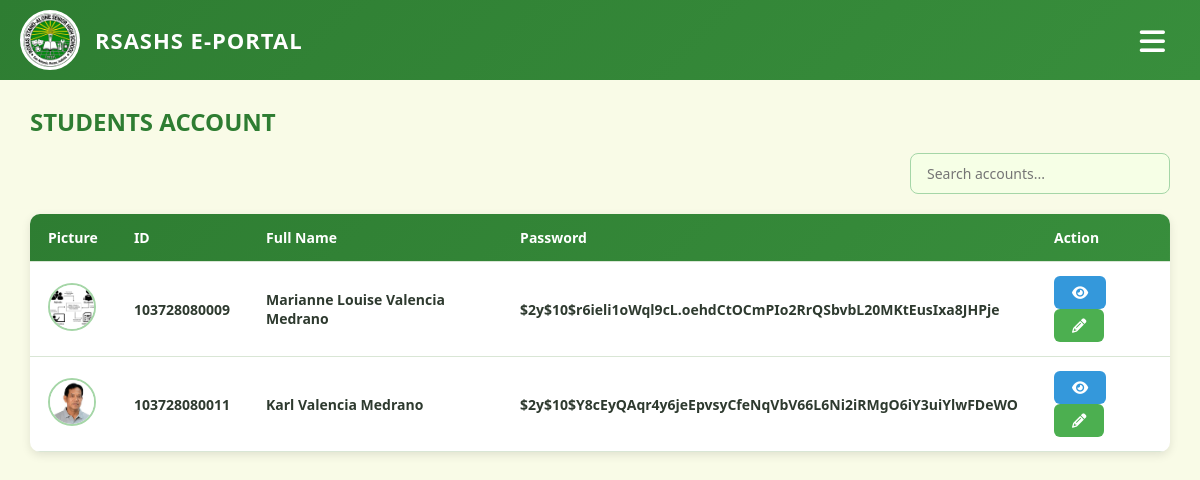
/admin_account.php, run on the app's committed database.
### tables this page shows
CREATE TABLE `students` (
  `id` int(11) NOT NULL,
  `student_id` varchar(20) NOT NULL,
  `first_name` varchar(50) NOT NULL,
  `middle_name` varchar(50) NOT NULL,
  `last_name` varchar(50) NOT NULL,
  `extension_name` varchar(20) DEFAULT NULL,
  `gender` varchar(10) NOT NULL,
  `birthday` date NOT NULL,
  `contact` varchar(20) NOT NULL,
  `email` varchar(100) NOT NULL,
  `address` text NOT NULL,
  `last_school` varchar(100) NOT NULL,
  `school_address` varchar(150) NOT NULL,
  `date_attended` varchar(50) NOT NULL,
  `honors_received` varchar(100) DEFAULT NULL,
  `father_name` varchar(100) DEFAULT NULL,
  `father_occupation` varchar(100) DEFAULT NULL,
  `mother_name` varchar(100) DEFAULT NULL,
  `mother_occupation` varchar(100) DEFAULT NULL,
  `guardian_name` varchar(100) DEFAULT NULL,
  `guardian_contact` varchar(20) DEFAULT NULL,
  `student_image` varchar(255) DEFAULT NULL,
  `year_level` varchar(20) DEFAULT NULL,
  `section_name` varchar(50) DEFAULT NULL,
  `school_year` varchar(20) DEFAULT NULL,
  `subjects` text DEFAULT NULL,
  `teacher_id` int(11) DEFAULT NULL,
  `subject_teachers` text DEFAULT NULL
);

CREATE TABLE `users` (
  `id` int(11) NOT NULL,
  `username` varchar(20) NOT NULL,
  `password` varchar(255) NOT NULL,
  `role` enum('student','teacher','admin') DEFAULT 'student',
  `status` enum('logged_out','logged_in') NOT NULL DEFAULT 'logged_out'
);

### admin_account.php (the view, shortened to what this page needs)
<?php
include("connect.php");
$selected_role = isset($_GET['role']) ? $_GET['role'] : 'student';
$dropdown_label = $selected_role === 'teacher' ? "TEACHERS ACCOUNT" : "STUDENTS ACCOUNT";
if ($selected_role === 'student') {
    $sql = "SELECT s.student_id, s.first_name, s.middle_name, s.last_name, s.birthday, s.student_image,
               u.role
        FROM students s
        JOIN users u ON s.student_id = u.username
        WHERE u.role = 'student'";
} else if ($selected_role === 'teacher') {
    $sql = "SELECT t.teacher_id AS student_id, t.first_name, t.middle_name, t.last_name,
               NULL AS birthday, t.teacher_image,
               u.role
        FROM teachers t
        JOIN users u ON t.teacher_id = u.username
        WHERE u.role = 'teacher'";
} else {
    $sql = "";
}
$result = $conn->query($sql);
?>
<!DOCTYPE html>
<html lang="en">
<head>
    <link rel="stylesheet" href="https://cdnjs.cloudflare.com/ajax/libs/font-awesome/6.5.0/css/all.min.css" />
    <link rel="stylesheet" href="admin_account.css" />
</head>
<body>
    <header>
        <div class="header-left">
            <img src="./img/logo.jpg" alt="RSASHS Logo" />
            <h2>RSASHS E-PORTAL</h2>
        </div>
        <button id="sidebarToggle" class="sidebar-toggle" aria-label="Toggle Sidebar">
            <i class="fas fa-bars"></i>
        </button>
    </header>
    <div class="container">
        <main class="main-content">
            <h2><?= $dropdown_label ?></h2>
            <div class="actions-row <?= $selected_role === 'student' ? 'student-search' : '' ?>">
                <div class="filter-search">
                    <input type="text" id="search" placeholder="Search accounts..." />
                </div>
            </div>
            <table>
                <thead>
                    <tr>
                        <th>Picture</th>
                        <th>ID</th>
                        <th>Full Name</th>
                        <th>Password</th>
                        <th>Action</th>
                    </tr>
                </thead>
                <tbody id="accountTable">
                    <?php if ($result && $result->num_rows > 0): ?>
                        <?php while ($row = $result->fetch_assoc()): ?>
                            <tr>
                                <td>
                                    <?php if ($selected_role === 'student' && !empty($row['student_image'])): ?>
                                        <img src="uploads/<?= htmlspecialchars($row['student_image']); ?>" alt="Photo" />
                                    <?php elseif ($selected_role === 'teacher' && !empty($row['teacher_image'])): ?>
                                        <img src="uploads/<?= htmlspecialchars($row['teacher_image']); ?>" alt="Teacher Photo" />
                                    <?php elseif ($selected_role === 'teacher'): ?>
                                        <img src="uploads/teacher_default.png" alt="Teacher Photo" />
                                    <?php else: ?>
                                        <img src="uploads/default.png" alt="No Photo" />
                                    <?php endif; ?>
                                </td>
                                <td><?= htmlspecialchars($row['student_id']); ?></td>
                                <td><?= htmlspecialchars($row['first_name'] . ' ' . $row['middle_name'] . ' ' . $row['last_name']); ?>
                                </td>
                                <td>
                                    <?php
                                    $user = $conn->query("SELECT password FROM users WHERE username = '" . $row['student_id'] . "' LIMIT 1");
                                    if ($user && $u = $user->fetch_assoc()) {
                                        echo htmlspecialchars($u['password']);
                                    } else {
                                        echo "-";
                                    }
                                    ?>
                                </td>
                                <td>
                                    <button class="btn-view"
                                        onclick="openViewModal('<?= htmlspecialchars($row['student_id']); ?>', '<?= $selected_role ?>')">
                                        <i class="fa fa-eye"></i>
                                    </button>
                                    <button class="btn-change"
                                        onclick="openModal('<?= htmlspecialchars($row['student_id']); ?>')">
                                        <i class="fa fa-pencil-alt"></i>
                                    </button>
                                </td>
                            </tr>
                        <?php endwhile; ?>
                    <?php else: ?>
                        <tr>
                            <td colspan="6" style="text-align:center;">No accounts found.</td>
                        </tr>
                    <?php endif; ?>
                </tbody>
            </table>
        </main>
    </div>
</body>
</html>

### admin_account.css (style rules this page uses)
* { margin: 0; padding: 0; box-sizing: border-box; font-family: "Segoe UI", Tahoma, Geneva, Verdana, sans-serif; }
body { background: #f1f8e9; min-height: 100vh; color: #2e3a2f; }
header { display: flex; align-items: center; padding: 0 20px; background: linear-gradient(135deg, #2e7d32, #388e3c); color: white; box-shadow: 0 4px 12px rgba(0, 0, 0, 0.2); height: 80px; }
.header-left { display: flex; align-items: center; }
header img { height: 60px; width: 60px; border-radius: 50%; border: 3px solid white; object-fit: cover; }
header h2 { margin-left: 15px; text-transform: uppercase; font-size: 22px; font-weight: bold; letter-spacing: 1px; }
.sidebar-toggle { display: none; background: none; border: none; color: white; font-size: 1.8rem; cursor: pointer; margin-left: auto; padding: 0 15px; user-select: none; }
.container { display: flex; min-height: calc(100vh - 80px); }
.main-content { flex: 1; background: #f9fbe7; padding: 25px 30px; overflow-x: auto; }
.main-content h2 { color: #2e7d32; font-weight: 700; font-size: 24px; margin-bottom: 15px; user-select: none; }
.actions-row { display: flex; justify-content: space-between; align-items: center; margin-bottom: 20px; flex-wrap: wrap; }
.filter-search { flex-shrink: 0; }
#search { padding: 10px 16px; width: 260px; font-size: 14px; border: 1.5px solid #a5d6a7; border-radius: 8px; outline: none; transition: border-color 0.3s ease; background: #f6ffe6; }
.actions-row.student-search { justify-content: flex-end; }
table { width: 100%; border-collapse: collapse; background: white; border-radius: 10px; overflow: hidden; box-shadow: 0 3px 10px rgba(0, 0, 0, 0.1); }
thead { background: linear-gradient(135deg, #2e7d32, #388e3c); color: white; user-select: none; }
th, td { padding: 14px 18px; text-align: left; font-weight: 600; font-size: 14px; border-bottom: 1px solid #d9e6d5; }
td img { border-radius: 50%; width: 48px; height: 48px; object-fit: cover; border: 2px solid #a5d6a7; transition: transform 0.3s ease; }
.btn-change { background-color: #4caf50; color: white; padding: 7px 18px; border: none; border-radius: 6px; font-weight: 700; font-size: 0.9rem; cursor: pointer; transition: background-color 0.3s ease; }
.btn-view { background-color: #3498db; color: white; padding: 7px 18px; border: none; border-radius: 6px; font-weight: 700; font-size: 0.9rem; cursor: pointer; transition: background-color 0.3s ease; }
@media (max-width: 1200px) { .sidebar-toggle { display: block; } }

### data on the page
students: student_image (picture), student "103728080009", first_name+middle_name+last_name "Marianne Louise Valencia Medrano", users.password "$2y$10$r6ieli1oWql9cL.oehdCtOCmPIo2RrQSbvbL20MKtEusIxa8JHPje"
students: student_image (picture), student "103728080011", first_name+middle_name+last_name "Karl Valencia Medrano", users.password "$2y$10$Y8cEyQAqr4y6jeEpvsyCfeNqVbV66L6Ni2iRMgO6iY3uiYlwFDeWO"

### other printed values
$dropdown_label "STUDENTS ACCOUNT"
